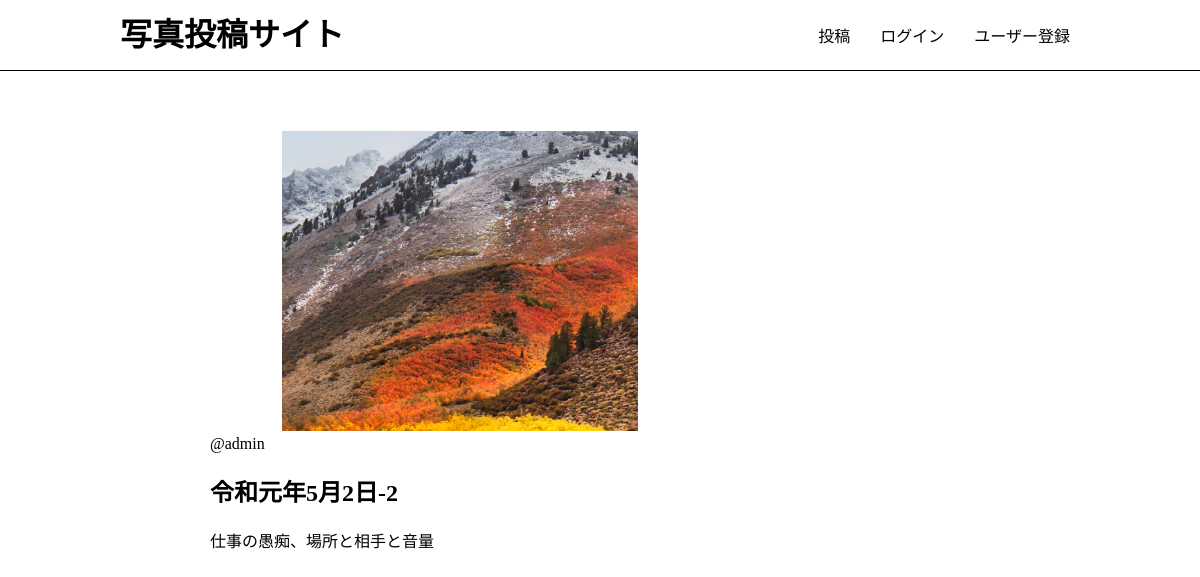
The page /photos/4/ on the database its author committed.
### app/models.py (models this page shows, shortened)
class Photo(models.Model):
	title = models.CharField(max_length=150)
	comment = models.TextField(blank=True)
	image = models.ImageField(upload_to='photos')
	category = models.ForeignKey(Category, on_delete=models.PROTECT)
	user = models.ForeignKey(User, on_delete=models.CASCADE)
	created_at = models.DateTimeField(auto_now=True)

### app/views.py (the view)
# urls.py: path('photos/<int:pk>/', views.photos_detail, name='photos_detail'),
def photos_detail(request, pk):
	photo = get_object_or_404(Photo, pk=pk)
	return render(request, 'app/photos_detail.html', {'photo': photo})

### app/templates/app/photos_detail.html (shortened to what this page needs)
{% extends 'app/base.html' %}
{% block content %}
<div class="photo-detail">
	<img src="{{ photo.image.url }}" class="photo-img">
	<div class="photo-info">
		<a href="{% url 'app:users_detail' photo.user.id %}">@{{ photo.user }}</a>
	</div>
	<h2>{{ photo.title }}</h2>
	<p>{{ photo.comment }}</p>
</div>
{% endblock %}

### static/css/style.css (style rules this page uses)
html, body { margin: 0; }
div { box-sizing: border-box; }
a { text-decoration: none; color: #000; }
.photo-img { width: 100%; max-width: 500px; height: 300px; object-fit: cover; border-radius: 4px; }
.photo-detail .photo-img { object-fit: contain; }

### rows shown on the page
Photo: image (picture), user "admin", title "令和元年5月2日-2", comment "仕事の愚痴、場所と相手と音量"
